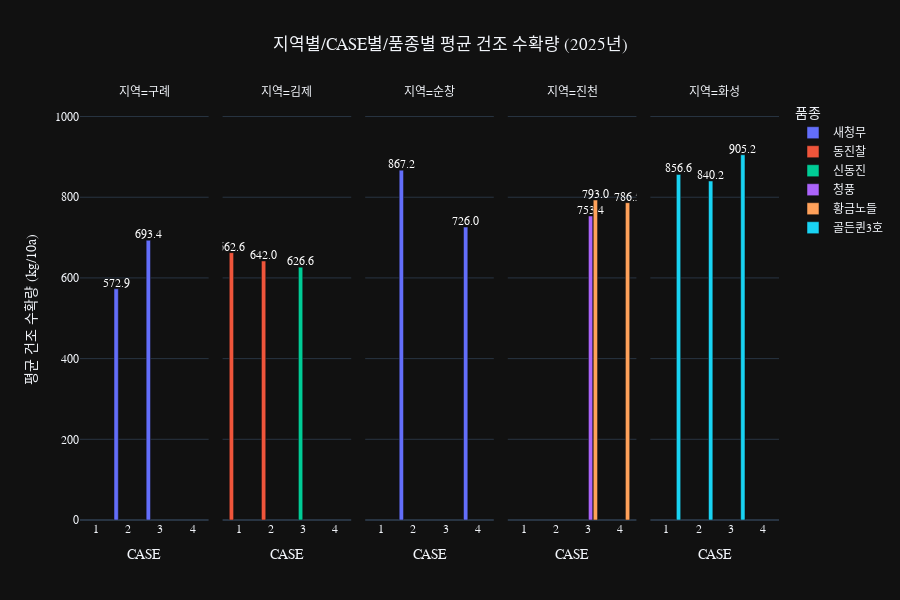

Source (notebook cell):
### Code cell
# 5. [수정 1] Y축 최대값 계산 (텍스트 공간 확보용)
max_yield = graph_yield['평균 건조 수확량(kg/10a)'].max()
print(f"최대 평균 수확량: {max_yield:.1f}")

fig = px.bar(
    graph_yield,             # 사용할 집계 데이터
    x='CASE',                  # X축: CASE
    y='평균 건조 수확량(kg/10a)', # Y축: 평균 수확량
    color='품종',                # [수정] 색상: '품종'별로
    barmode='group',           # [추가] 막대: 나란히 비교
    facet_col='지역',            # 차트 분리: '지역'별로
    text='평균 건조 수확량(kg/10a)', # 막대 위에 값 표시
    hover_name='품종',
    hover_data=['필지수'],       # 마우스 오버 시 필지 수 표시
    labels={
        "평균 건조 수확량(kg/10a)": "평균 건조 수확량 (kg/10a)",
        "CASE": "CASE (시험 그룹)",
        "품종": "품종",
        "필지수": "필지 수"
    },
    title="지역별/CASE별/품종별 평균 건조 수확량 (2025년)",
    category_orders={"CASE": ['1', '2', '3', '4']} # X축 순서 고정
)

# 6. 레이아웃 업데이트
fig.update_layout(
    height=600,
    font=dict(family="Malgun Gothic, AppleGGothic, sans-serif"),
    bargap=0.1,         # 그룹 내 막대 간격
    bargroupgap=0.1,    # 그룹 간 간격
    title_x=0.5,         # 제목 가운데 정렬
    uniformtext_minsize=10, # [NEW] 텍스트 최소 크기를 25로 강제
    uniformtext_mode='show'
)
fig.update_xaxes(title_text='CASE')
fig.update_yaxes(range=[0, None]) # Y축 0부터 시작
# fig.update_traces(texttemplate='%{y:.1f}', textposition='outside') # 텍스트 포맷

# 8. [수정 2] Y축 범위 설정 (최대값의 115%로 설정하여 상단 여유 공간 확보)
fig.update_yaxes(range=[0, max_yield * 1.15])
# 7. [수정] 텍스트 폰트 크기 및 색상 지정
fig.update_traces(
    texttemplate='%{y:.1f}',
    textposition='outside',
    textfont=dict(
        # size=25,      # 폰트 크기를 14로 설정
        color='white' # 폰트 색상을 검은색으로 설정
    )
)

# 제목 가운데 정렬
fig.update_layout(title_x=0.5)
fig.show()

### Figure 1 — Plotly figure (JSON) as saved in the notebook; plotly's stock layout.template omitted (floating-point values rounded to 4 significant figures)
{"data": [{"alignmentgroup": "True", "customdata": [[12], [2]], "hovertemplate": "<b>%{hovertext}</b><br><br>품종=새청무<br>지역=구례<br>CASE (시험 그룹)=%{x}<br>평균 건조 수확량 (kg/10a)=%{text}<br>필지 수=%{customdata[0]}<extra></extra>", "hovertext": ["새청무", "새청무"], "legendgroup": "새청무", "marker": {"color": "#636efa", "pattern": {"shape": ""}}, "name": "새청무", "offsetgroup": "새청무", "orientation": "v", "showlegend": true, "text": [572.9, 693.4], "textposition": "outside", "x": ["2", "3"], "xaxis": "x", "y": [572.9, 693.4], "yaxis": "y", "type": "bar", "textfont": {"color": "white"}, "texttemplate": "%{y:.1f}"}, {"alignmentgroup": "True", "customdata": [[10], [1]], "hovertemplate": "<b>%{hovertext}</b><br><br>품종=새청무<br>지역=순창<br>CASE (시험 그룹)=%{x}<br>평균 건조 수확량 (kg/10a)=%{text}<br>필지 수=%{customdata[0]}<extra></extra>", "hovertext": ["새청무", "새청무"], "legendgroup": "새청무", "marker": {"color": "#636efa", "pattern": {"shape": ""}}, "name": "새청무", "offsetgroup": "새청무", "orientation": "v", "showlegend": false, "text": [867.2, 726.0], "textposition": "outside", "x": ["2", "4"], "xaxis": "x3", "y": [867.2, 726.0], "yaxis": "y3", "type": "bar", "textfont": {"color": "white"}, "texttemplate": "%{y:.1f}"}, {"alignmentgroup": "True", "customdata": [[2], [4]], "hovertemplate": "<b>%{hovertext}</b><br><br>품종=동진찰<br>지역=김제<br>CASE (시험 그룹)=%{x}<br>평균 건조 수확량 (kg/10a)=%{text}<br>필지 수=%{customdata[0]}<extra></extra>", "hovertext": ["동진찰", "동진찰"], "legendgroup": "동진찰", "marker": {"color": "#EF553B", "pattern": {"shape": ""}}, "name": "동진찰", "offsetgroup": "동진찰", "orientation": "v", "showlegend": true, "text": [662.6, 642.0], "textposition": "outside", "x": ["1", "2"], "xaxis": "x2", "y": [662.6, 642.0], "yaxis": "y2", "type": "bar", "textfont": {"color": "white"}, "texttemplate": "%{y:.1f}"}, {"alignmentgroup": "True", "customdata": [[6]], "hovertemplate": "<b>%{hovertext}</b><br><br>품종=신동진<br>지역=김제<br>CASE (시험 그룹)=%{x}<br>평균 건조 수확량 (kg/10a)=%{text}<br>필지 수=%{customdata[0]}<extra></extra>", "hovertext": ["신동진"], "legendgroup": "신동진", "marker": {"color": "#00cc96", "pattern": {"shape": ""}}, "name": "신동진", "offsetgroup": "신동진", "orientation": "v", "showlegend": true, "text": [626.6], "textposition": "outside", "x": ["3"], "xaxis": "x2", "y": [626.6], "yaxis": "y2", "type": "bar", "textfont": {"color": "white"}, "texttemplate": "%{y:.1f}"}, {"alignmentgroup": "True", "customdata": [[1]], "hovertemplate": "<b>%{hovertext}</b><br><br>품종=청풍<br>지역=진천<br>CASE (시험 그룹)=%{x}<br>평균 건조 수확량 (kg/10a)=%{text}<br>필지 수=%{customdata[0]}<extra></extra>", "hovertext": ["청풍"], "legendgroup": "청풍", "marker": {"color": "#ab63fa", "pattern": {"shape": ""}}, "name": "청풍", "offsetgroup": "청풍", "orientation": "v", "showlegend": true, "text": [753.4], "textposition": "outside", "x": ["3"], "xaxis": "x4", "y": [753.4], "yaxis": "y4", "type": "bar", "textfont": {"color": "white"}, "texttemplate": "%{y:.1f}"}, {"alignmentgroup": "True", "customdata": [[5], [1]], "hovertemplate": "<b>%{hovertext}</b><br><br>품종=황금노들<br>지역=진천<br>CASE (시험 그룹)=%{x}<br>평균 건조 수확량 (kg/10a)=%{text}<br>필지 수=%{customdata[0]}<extra></extra>", "hovertext": ["황금노들", "황금노들"], "legendgroup": "황금노들", "marker": {"color": "#FFA15A", "pattern": {"shape": ""}}, "name": "황금노들", "offsetgroup": "황금노들", "orientation": "v", "showlegend": true, "text": [793.0, 786.5], "textposition": "outside", "x": ["3", "4"], "xaxis": "x4", "y": [793.0, 786.5], "yaxis": "y4", "type": "bar", "textfont": {"color": "white"}, "texttemplate": "%{y:.1f}"}, {"alignmentgroup": "True", "customdata": [[2], [4], [6]], "hovertemplate": "<b>%{hovertext}</b><br><br>품종=골든퀸3호<br>지역=화성<br>CASE (시험 그룹)=%{x}<br>평균 건조 수확량 (kg/10a)=%{text}<br>필지 수=%{customdata[0]}<extra></extra>", "hovertext": ["골든퀸3호", "골든퀸3호", "골든퀸3호"], "legendgroup": "골든퀸3호", "marker": {"color": "#19d3f3", "pattern": {"shape": ""}}, "name": "골든퀸3호", "offsetgroup": "골든퀸3호", "orientation": "v", "showlegend": true, "text": [856.6, 840.2, 905.2], "textposition": "outside", "x": ["1", "2", "3"], "xaxis": "x5", "y": [856.6, 840.2, 905.2], "yaxis": "y5", "type": "bar", "textfont": {"color": "white"}, "texttemplate": "%{y:.1f}"}], "layout": {"xaxis": {"anchor": "y", "domain": [0.0, 0.184], "title": {"text": "CASE"}, "categoryorder": "array", "categoryarray": ["1", "2", "3", "4"]}, "yaxis": {"anchor": "x", "domain": [0.0, 1.0], "title": {"text": "평균 건조 수확량 (kg/10a)"}, "range": [0, 1041.0]}, "xaxis2": {"anchor": "y2", "domain": [0.204, 0.388], "matches": "x", "title": {"text": "CASE"}, "categoryorder": "array", "categoryarray": ["1", "2", "3", "4"]}, "yaxis2": {"anchor": "x2", "domain": [0.0, 1.0], "matches": "y", "showticklabels": false, "range": [0, 1041.0]}, "xaxis3": {"anchor": "y3", "domain": [0.408, 0.592], "matches": "x", "title": {"text": "CASE"}, "categoryorder": "array", "categoryarray": ["1", "2", "3", "4"]}, "yaxis3": {"anchor": "x3", "domain": [0.0, 1.0], "matches": "y", "showticklabels": false, "range": [0, 1041.0]}, "xaxis4": {"anchor": "y4", "domain": [0.612, 0.796], "matches": "x", "title": {"text": "CASE"}, "categoryorder": "array", "categoryarray": ["1", "2", "3", "4"]}, "yaxis4": {"anchor": "x4", "domain": [0.0, 1.0], "matches": "y", "showticklabels": false, "range": [0, 1041.0]}, "xaxis5": {"anchor": "y5", "domain": [0.816, 1.0], "matches": "x", "title": {"text": "CASE"}, "categoryorder": "array", "categoryarray": ["1", "2", "3", "4"]}, "yaxis5": {"anchor": "x5", "domain": [0.0, 1.0], "matches": "y", "showticklabels": false, "range": [0, 1041.0]}, "annotations": [{"font": {}, "showarrow": false, "text": "지역=구례", "x": 0.092, "xanchor": "center", "xref": "paper", "y": 1.0, "yanchor": "bottom", "yref": "paper"}, {"font": {}, "showarrow": false, "text": "지역=김제", "x": 0.296, "xanchor": "center", "xref": "paper", "y": 1.0, "yanchor": "bottom", "yref": "paper"}, {"font": {}, "showarrow": false, "text": "지역=순창", "x": 0.5, "xanchor": "center", "xref": "paper", "y": 1.0, "yanchor": "bottom", "yref": "paper"}, {"font": {}, "showarrow": false, "text": "지역=진천", "x": 0.704, "xanchor": "center", "xref": "paper", "y": 1.0, "yanchor": "bottom", "yref": "paper"}, {"font": {}, "showarrow": false, "text": "지역=화성", "x": 0.908, "xanchor": "center", "xref": "paper", "y": 1.0, "yanchor": "bottom", "yref": "paper"}], "legend": {"title": {"text": "품종"}, "tracegroupgap": 0}, "title": {"text": "지역별/CASE별/품종별 평균 건조 수확량 (2025년)", "x": 0.5}, "barmode": "group", "font": {"family": "Malgun Gothic, AppleGGothic, sans-serif"}, "uniformtext": {"minsize": 10, "mode": "show"}, "height": 600, "bargap": 0.1, "bargroupgap": 0.1}}
